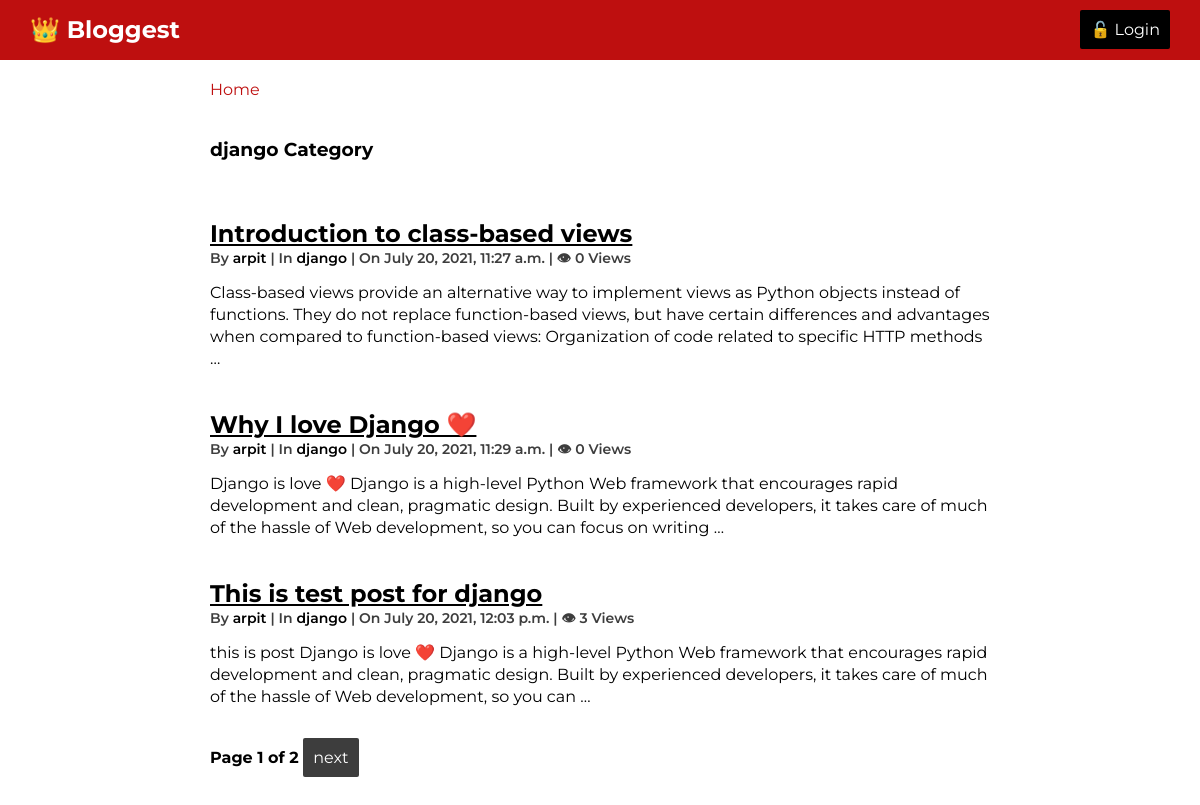
The page /post/category/1/ on the database as committed earlier.
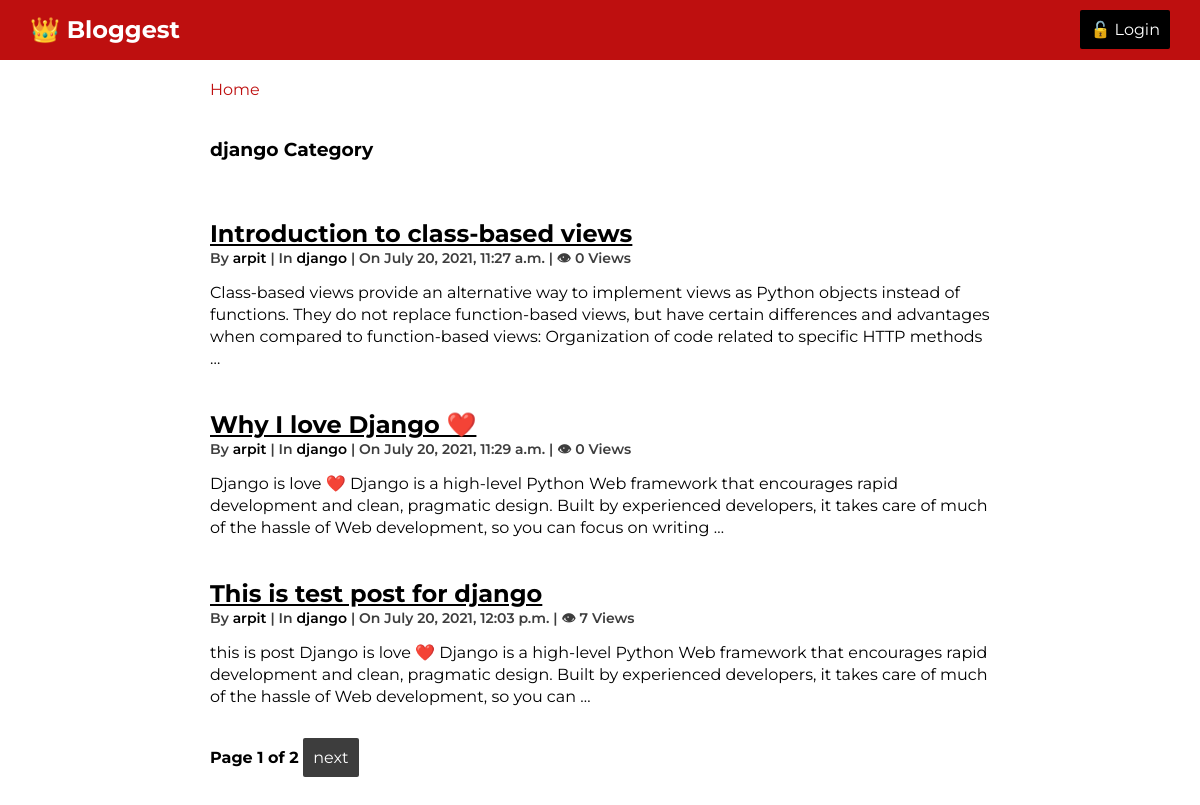
The same page on the database as committed later.
### blog/models.py (models this page shows, shortened)
class Post(models.Model):
    title = models.CharField(max_length=200)
    content = models.TextField()
    pub_date = models.DateTimeField(auto_now_add=True)
    view_count = models.PositiveIntegerField(default=0)
    author = models.ForeignKey(User, on_delete=models.CASCADE)
    category = models.ForeignKey(Category, on_delete=models.CASCADE)

class Category(models.Model):
    name = models.CharField(max_length=100, unique=True)
    creator = models.ForeignKey(User, on_delete=models.CASCADE)
    class Meta:
        verbose_name_plural = "Categories"
    def __str__(self):
        return self.name

### blog/views.py (the view)
# urls.py: path('post/category/<int:pk>/', views.PostCategory.as_view(), name="post_category"),
class PostCategory(ListView):
    model = Post
    template_name = 'blog/post_category.html'
    context_object_name = "posts"
    ordering = '-pub_date'
    paginate_by = 3
    def get_queryset(self):
        self.category = get_object_or_404(Category, pk=self.kwargs['pk'])
        return Post.objects.filter(category = self.category)
    def get_context_data(self, **kwargs):
        context = super(PostCategory, self).get_context_data(**kwargs)
        context['category'] = self.category
        return context

### templates/blog/post_category.html
{% extends 'base.html' %}
{% block content %}
    <div>
        <h3>{{ category.name }} Category</h3>
    </div>
    {% for post in posts %}
        <div class="blog-item">
            <h2>
                <a href="{% url 'post_detail' post.id %}">{{ post.title }}</a>
                </h2>
                <div class="info">
                    By <span><a href="#">{{ post.author }}</a></span> | In <span><a href="{% url 'post_category' post.category.pk %}">{{ post.category }}</a></span> | On <span>{{ post.pub_date }}</span> | &#x1f441 <span>{{ post.view_count }} Views</span>
                </div>
            <p>
                {{ post.content|truncatewords_html:40 }}
            </p>
        </div>
    {% empty %}
        <h4>There are no posts yet...</h4>
    {% endfor %}
    {% include 'blog/pagination_links.html' %}
{% endblock %}

Rows that differ between the two databases and show on the page:
changed Post "This is test post for django": view_count "3" → "7"
